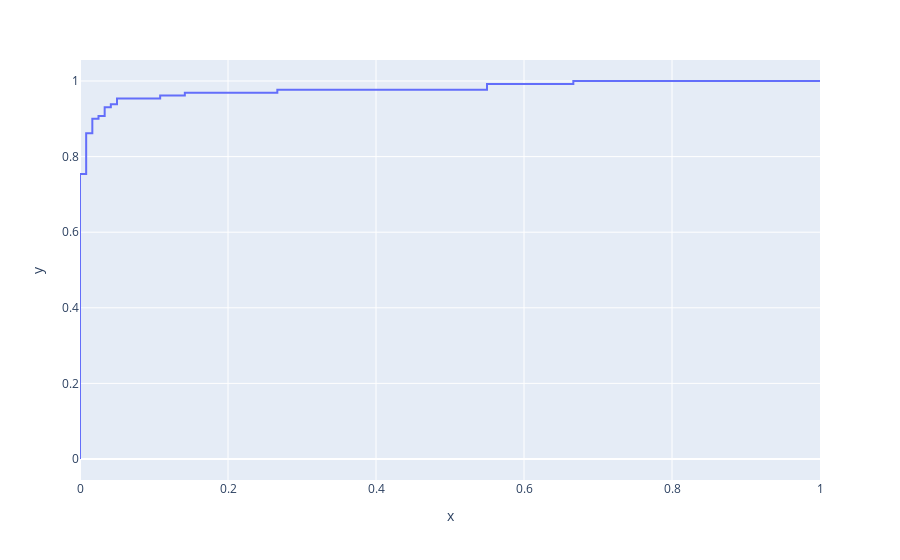

The notebook cell this image was saved under:
### Code cell
px.line(x=fpr, y=tpr)

### Figure 1 — Plotly figure (JSON) as saved in the notebook; plotly's stock layout.template omitted (floating-point values rounded to 4 significant figures)
{"data": [{"hovertemplate": "x=%{x}<br>y=%{y}<extra></extra>", "legendgroup": "", "line": {"color": "#636efa", "dash": "solid"}, "marker": {"symbol": "circle"}, "mode": "lines", "name": "", "orientation": "v", "showlegend": false, "type": "scatter", "x": [0, 0, 0, 0.008333, 0.008333, 0.01667, 0.01667, 0.025, 0.025, 0.03333, 0.03333, 0.04167, 0.04167, 0.05, 0.05, 0.1083, 0.1083, 0.1417, 0.1417, 0.2667, 0.2667, 0.55, 0.55, 0.6667, 0.6667, 1], "xaxis": "x", "y": [0, 0.007692, 0.7538, 0.7538, 0.8615, 0.8615, 0.9, 0.9, 0.9077, 0.9077, 0.9308, 0.9308, 0.9385, 0.9385, 0.9538, 0.9538, 0.9615, 0.9615, 0.9692, 0.9692, 0.9769, 0.9769, 0.9923, 0.9923, 1, 1], "yaxis": "y"}], "layout": {"autosize": true, "legend": {"tracegroupgap": 0}, "margin": {"t": 60}, "xaxis": {"anchor": "y", "autorange": true, "domain": [0, 1], "range": [0, 1], "title": {"text": "x"}, "type": "linear"}, "yaxis": {"anchor": "x", "autorange": true, "domain": [0, 1], "range": [-0.05556, 1.056], "title": {"text": "y"}, "type": "linear"}}}
